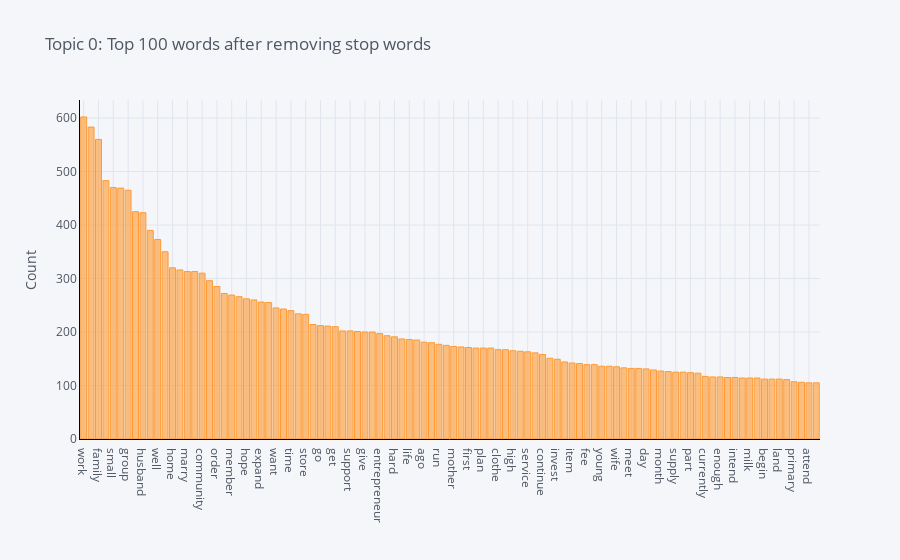

The cell this chart's notebook holds for it:
### Code cell
plot_model(lsi)

### Figure 1 — Plotly figure (JSON) as saved in the notebook; plotly's stock layout.template omitted (floating-point values rounded to 4 significant figures)
{"data": [{"marker": {"color": "rgba(255, 153, 51, 0.6)", "line": {"color": "rgba(255, 153, 51, 1.0)", "width": 1}}, "name": "count", "orientation": "v", "text": "", "type": "bar", "x": ["work", "use", "family", "start", "small", "help", "group", "live", "husband", "product", "well", "increase", "home", "customer", "marry", "good", "community", "need", "order", "request", "member", "pay", "hope", "grow", "expand", "stock", "want", "new", "time", "provide", "store", "area", "go", "money", "get", "rice", "support", "improve", "give", "market", "entrepreneur", "farmer", "hard", "sale", "life", "repay", "ago", "clothing", "run", "shop", "mother", "profit", "first", "client", "plan", "take", "clothe", "food", "high", "capital", "service", "education", "continue", "farm", "invest", "house", "item", "local", "fee", "demand", "young", "large", "wife", "operate", "meet", "say", "day", "receive", "month", "still", "supply", "offer", "part", "age", "currently", "open", "enough", "keep", "intend", "allow", "milk", "earn", "begin", "son", "land", "save", "primary", "experience", "attend", "second"], "y": [602, 583, 560, 483, 470, 469, 465, 425, 423, 390, 373, 350, 320, 316, 313, 313, 310, 296, 285, 272, 269, 266, 262, 260, 256, 255, 245, 243, 240, 234, 233, 214, 212, 211, 210, 202, 202, 201, 200, 200, 197, 193, 191, 187, 186, 185, 181, 180, 177, 175, 173, 172, 171, 170, 170, 170, 167, 167, 165, 164, 163, 161, 158, 151, 149, 144, 142, 141, 139, 139, 136, 136, 135, 133, 132, 132, 131, 129, 127, 126, 125, 125, 124, 123, 117, 116, 116, 115, 115, 114, 114, 114, 112, 112, 112, 111, 107, 106, 105, 105]}], "layout": {"legend": {"bgcolor": "#F5F6F9", "font": {"color": "#4D5663"}}, "paper_bgcolor": "#F5F6F9", "plot_bgcolor": "#F5F6F9", "title": {"font": {"color": "#4D5663"}, "text": "Topic 0: Top 100 words after removing stop words"}, "xaxis": {"gridcolor": "#E1E5ED", "linecolor": "black", "showgrid": true, "tickfont": {"color": "#4D5663"}, "title": {"font": {"color": "#4D5663"}, "text": ""}, "zerolinecolor": "#E1E5ED"}, "yaxis": {"gridcolor": "#E1E5ED", "linecolor": "black", "showgrid": true, "tickfont": {"color": "#4D5663"}, "title": {"font": {"color": "#4D5663"}, "text": "Count"}, "zerolinecolor": "#E1E5ED"}}}
